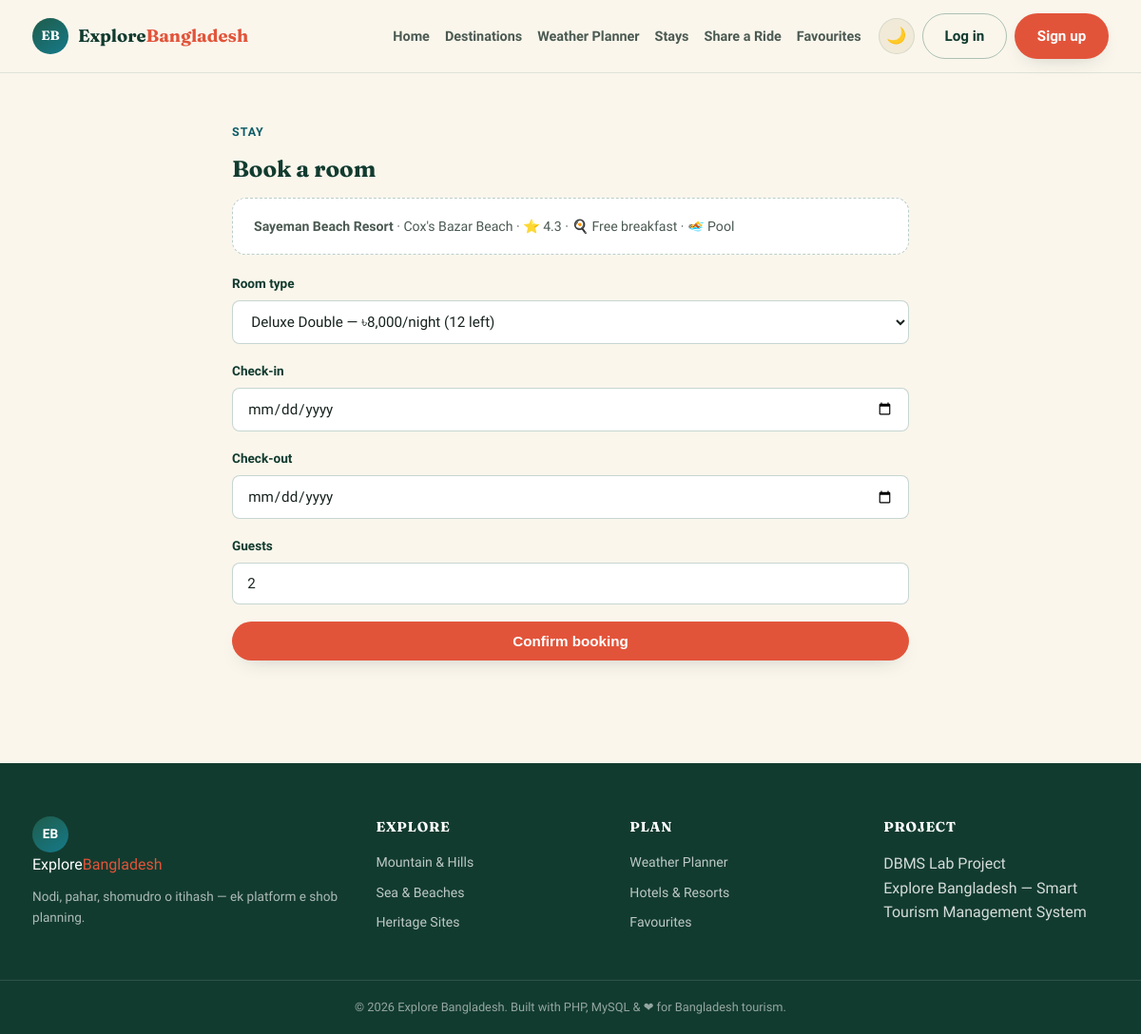
Screenshot of /hotel_booking.php?hotel=1 with the database file from the repository.
### tables this page shows
CREATE TABLE hotels (
    hotel_id        INT AUTO_INCREMENT PRIMARY KEY,
    destination_id  INT NOT NULL,
    hotel_name      VARCHAR(100) NOT NULL,
    hotel_type      ENUM('Hotel','Resort','Guest House') DEFAULT 'Hotel',
    price_range_min DECIMAL(8,2),
    price_range_max DECIMAL(8,2),
    rating          DECIMAL(2,1) DEFAULT 0,           
    contact_no      VARCHAR(30),
    address         VARCHAR(200),
    free_breakfast  TINYINT(1) DEFAULT 0,              
    swimming_pool   TINYINT(1) DEFAULT 0,              
    distance_from_center_km DECIMAL(5,2) DEFAULT 0,
    FOREIGN KEY (destination_id) REFERENCES destinations(destination_id) ON DELETE CASCADE
);

CREATE TABLE destinations (
    destination_id   INT AUTO_INCREMENT PRIMARY KEY,
    name             VARCHAR(100) NOT NULL,
    category_id      INT NOT NULL,
    district_id      INT NOT NULL,
    description      TEXT,
    best_time_to_visit VARCHAR(150),
    entry_fee        DECIMAL(8,2) DEFAULT 0,
    opening_hours    VARCHAR(100),
    latitude         DECIMAL(10,7),                
    longitude        DECIMAL(10,7),
    map_link         VARCHAR(255),
    safety_tips      TEXT,
    is_outdoor       TINYINT(1) DEFAULT 1,          
    created_at       TIMESTAMP DEFAULT CURRENT_TIMESTAMP,
    FOREIGN KEY (category_id) REFERENCES categories(category_id),
    FOREIGN KEY (district_id) REFERENCES districts(district_id)
);

### hotel_booking.php (the view, shortened to what this page needs)
<?php
require_once __DIR__ . '/config/db.php';
$hotelId = isset($_GET['hotel']) ? (int) $_GET['hotel'] : (isset($_POST['hotel_id']) ? (int) $_POST['hotel_id'] : 0);
$success = '';
$hotelStmt = $pdo->prepare(
    "SELECT h.*, d.name AS destination_name FROM hotels h JOIN destinations d ON d.destination_id = h.destination_id WHERE h.hotel_id = ?"
);
$hotelStmt->execute([$hotelId]);
$hotel = $hotelStmt->fetch();
$rooms = [];
if ($hotel) {
    $roomStmt = $pdo->prepare("SELECT * FROM hotel_rooms WHERE hotel_id = ? AND available_rooms > 0");
    $roomStmt->execute([$hotelId]);
    $rooms = $roomStmt->fetchAll();
}
include __DIR__ . '/includes/header.php';
?>
<section class="section-tight">
  <div class="container" style="max-width:760px;">
    <span class="eyebrow">Stay</span>
    <h2>Book a room</h2>
    <?php if ($success): ?>
      <div class="advice-box"><h4><?= htmlspecialchars($success) ?></h4>
        <a href="/booking_history.php" class="btn btn-forest btn-sm" style="margin-top:10px;">View booking history</a>
      </div>
    <?php elseif (!$hotel): ?>
      <div class="info-note">Choose a hotel from the <a href="/hotels.php">hotels page</a> first.</div>
    <?php else: ?>
      <div class="info-note" style="margin-top:10px;">
        <strong><?= htmlspecialchars($hotel['hotel_name']) ?></strong> · <?= htmlspecialchars($hotel['destination_name']) ?> ·
        ⭐ <?= number_format($hotel['rating'], 1) ?>
        <?= $hotel['free_breakfast'] ? ' · 🍳 Free breakfast' : '' ?><?= $hotel['swimming_pool'] ? ' · 🏊 Pool' : '' ?>
      </div>
      <?php if (empty($rooms)): ?>
        <div class="info-note" style="margin-top:16px;">No rooms currently available at this hotel.</div>
      <?php else: ?>
        <form method="post" class="weather-form" style="margin-top:20px;">
          <div class="field">
            <label>Room type</label>
            <select name="room_id" required>
              <?php foreach ($rooms as $r): ?>
                <option value="<?= $r['room_id'] ?>"><?= htmlspecialchars($r['room_type']) ?> — ৳<?= number_format($r['price']) ?>/night (<?= $r['available_rooms'] ?> left)</option>
              <?php endforeach; ?>
            </select>
          </div>
          <div class="field">
            <label>Check-in</label>
            <input type="date" name="check_in" min="<?= date('Y-m-d') ?>" required>
          </div>
          <div class="field">
            <label>Check-out</label>
            <input type="date" name="check_out" min="<?= date('Y-m-d', strtotime('+1 day')) ?>" required>
          </div>
          <div class="field">
            <label>Guests</label>
            <input type="number" name="guests" min="1" max="10" value="2">
          </div>
          <button type="submit" name="confirm_booking" value="1" class="btn btn-primary btn-block">Confirm booking</button>
        </form>
      <?php endif; ?>
    <?php endif; ?>
  </div>
</section>
<?php include __DIR__ . '/includes/footer.php'; ?>

### css/style.css (style rules this page uses)
:root { --paper: #FAF6EC; --paper-dim: #F1EAD8; --ink: #17231E; --ink-soft: #4B5A52; --forest: #1F5C4A; --forest-dark:#123B2F; --river: #157A8A; --river-dark: #0E5C68; --clay: #B4703A; --clay-dark: #8C5228; --coral: #E2543A; --gold: #E3A33E; --surface: #FFFFFF; --surface-2: #F3F8F1; --surface-3: #FDF1EE; --header-bg: rgba(250,246,236,.92); --line-1: rgba(31,92,74,.12); --line-2: rgba(31,92,74,.25); --line-3: rgba(31,92,74,.35); --line-note: rgba(31,92,74,.3); --heading: var(--forest-dark); --heading-accent: var(--river-dark); --radius-lg: 22px; --radius-md: 14px; --radius-sm: 8px; --shadow-soft: 0 12px 30px -14px rgba(18, 40, 32, .35); --shadow-card: 0 8px 22px -12px rgba(18, 40, 32, .28); --font-display: "Fraunces", Georgia, serif; --font-body: "Hind Siliguri", "Segoe UI", sans-serif; }
* { box-sizing:border-box; }
html { scroll-behavior:smooth; }
body { margin:0; font-family:var(--font-body); background:var(--paper); color:var(--ink); line-height:1.6; }
h1,h2,h3,h4 { font-family:var(--font-display); color:var(--heading); margin:0 0 .4em; }
html { transition:background-color .2s ease; }
body, .site-header, .main-nav, .dest-card, .weather-tool, .filter-chip, .filter-bar select, .filter-bar input, .weather-form select, .weather-form input, .info-note, table.data-table, .user-pill, .advice-box, .btn-ghost { transition:background-color .2s ease, color .2s ease, border-color .2s ease; }
.container { max-width:1180px; margin:0 auto; padding:0 24px; }
.btn { display:inline-flex; align-items:center; justify-content:center; gap:.5em; padding:.72em 1.5em; border-radius:999px; font-weight:600; font-size:.95rem; border:1px solid transparent; cursor:pointer; transition:transform .15s ease, box-shadow .15s ease; }
.btn-primary { background:var(--coral); color:#fff; box-shadow:var(--shadow-card); }
.btn-block { width:100%; }
.section-tight { padding:48px 0; }
.eyebrow { display:inline-block; font-weight:700; font-size:.78rem; letter-spacing:.08em; text-transform:uppercase; color:var(--heading-accent); margin-bottom:10px; }
.weather-form label { display:block; font-weight:600; font-size:.85rem; margin-bottom:6px; color:var(--heading); }
.weather-form .field { margin-bottom:18px; }
.weather-form select, .weather-form input { width:100%; padding:.8em 1em; border-radius:var(--radius-sm); border:1px solid var(--line-2); font-family:var(--font-body); font-size:.95rem; background:var(--surface); color:var(--ink); }
.info-note { background:var(--surface); border:1px dashed var(--line-note); border-radius:var(--radius-md); padding:18px 22px; font-size:.88rem; color:var(--ink-soft); }

### rows the page displays
hotels: hotel_name "Sayeman Beach Resort", destination.name "Cox's Bazar Beach", rating "4.3"

### other values shown
form field room_id "Deluxe Double — ৳8,000/night (12 left)"
